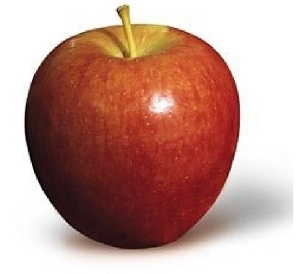
#> input picture Google/bb2.jpg, 300 x 274 px
$ python CekModelRF.py   (Python 2 division)
#> lines starting #> are read from the running program, lines starting #| are printed output that depends on the picture; after the words box and inside, x2 and y2 are one past the last pixel; in counts of white or black regions, pixels touching at a corner belong together
### tools.py
import numpy as np
import cv2

def CentreClass(b, g, r):
    if b > g:
        if b > r:
            return '0'
        else:
            return '2'
    elif g > b:
        if g > r:
            return '1'
        else:
            return '2'
    elif r > b:
        if r > g:
            return '2'
        else:
            return '1'
    else:
        return '2'


def Energy(coeffs, k):
    return np.sqrt(np.sum(np.array(coeffs[-k]) ** 2)) / len(coeffs[-k])

### CekModelRF.py
import pywt
import numpy as np
import cv2
import pandas as pd
import matplotlib
import matplotlib.pyplot as plt
import glob
import os
import random
from sklearn.preprocessing import StandardScaler
from sklearn.ensemble import RandomForestClassifier
from sklearn.model_selection import train_test_split
from sklearn.metrics import accuracy_score
from sklearn.metrics.cluster import entropy
from sklearn import svm
import cPickle
import tools

### Load Image
img = cv2.imread("Google/bb2.jpg")
#> img is the input picture: shape (274, 300, 3); mean B, G, R 144.2, 153.4, 193.4
img = cv2.resize(img, (70, 70))
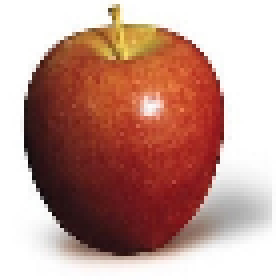
#> img: shape (70, 70, 3) (shown 4 times larger); mean B, G, R 144.1, 153.4, 193.4
img = cv2.cvtColor(img, cv2.COLOR_RGB2BGR)
X_te = []

gray_img = cv2.cvtColor(img, cv2.COLOR_BGR2GRAY)
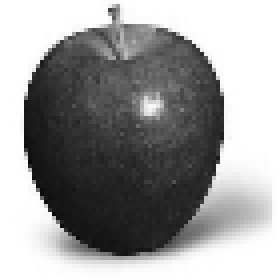
#> gray_img: shape (70, 70) (shown 4 times larger); min 8, max 255, mean 155.2
row,col = gray_img.shape
#> row = 70; col = 70
canvas = np.zeros((col, row, 1), np.uint8)
for i in range(row):
    for j in range(col):
        if gray_img[i][j] < 220:
            canvas.itemset((i, j, 0), 255)
        else:
            canvas.itemset((i, j, 0), 0)
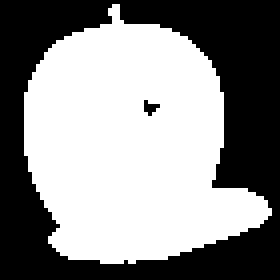
#> canvas: shape (70, 70, 1) (shown 4 times larger); 54.8% white; 2 black regions (1 under 20 px), largest, box (x1, y1, x2, y2) and area: (0, 0, 70, 70) 2206

kernel = np.ones((3,3),np.uint8)
canvas = cv2.morphologyEx(canvas, cv2.MORPH_CLOSE, kernel)

for i in range(row):
    for j in range(col):
        b,g,r = img[i][j]
        if canvas[i][j] == 255:
            img.itemset((i, j, 0), b)
            img.itemset((i, j, 1), g)
            img.itemset((i, j, 2), r)
        else:
            img.itemset((i, j, 0), 0)
            img.itemset((i, j, 1), 0)
            img.itemset((i, j, 2), 0)
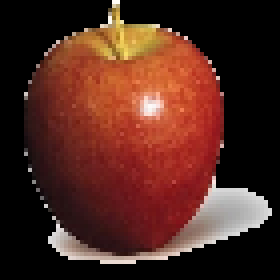
#> img: shape (70, 70, 3) (shown 4 times larger); mean R, G, B 80.1, 40.2, 31.2

hsv_img = cv2.cvtColor(img, cv2.COLOR_BGR2HSV)
#> hsv_img: shape (70, 70, 3); mean H, S, V 61.2, 88.4, 80.1
rgb_means, rgb_std = cv2.meanStdDev(img)
#> rgb_means = [80.07, 40.24, 31.16]; rgb_std = [82.86, 55.79, 47.65]
hsv_means, hsv_std = cv2.meanStdDev(hsv_img)
#> hsv_means = [61.24, 88.41, 80.07]; hsv_std = [57.82, 91.5, 82.86]

gray_img = cv2.cvtColor(img, cv2.COLOR_BGR2GRAY)
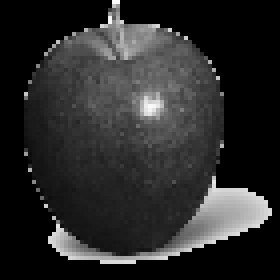
#> gray_img: shape (70, 70) (shown 4 times larger); min 0, max 252, mean 42.1
coeff = pywt.dwt2(gray_img, "haar")  # ---- Dekomposisi lv 1
LL, (LH, HL, HH) = coeff
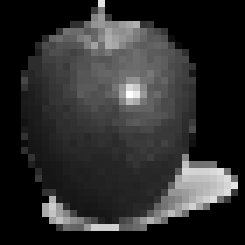
#> LL: shape (35, 35) float64 (shown 7 times larger); min 0, max 477.5, mean 84.1; drawn with min black and max white
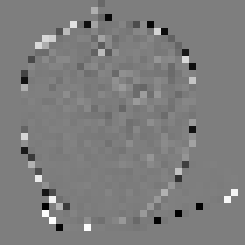
#> HH: shape (35, 35) float64 (shown 7 times larger); min -112.5, max 115, mean -0.1; drawn with min black and max white
Energy = (LH**2 + HL**2 + HH**2).sum()/img.size
#> Energy = 139.2
Entropy = entropy(gray_img)
#> Entropy = 3.43

b, g, r = img[row/2-1,col/2-1]
#> b = 177; g = 62; r = 42
center_code = tools.CentreClass(b,g,r)
#> center_code = '0'
X_te.append([rgb_means[2], rgb_means[1], rgb_means[0],
            rgb_std[2], rgb_std[1], rgb_std[0],
            hsv_means[2], hsv_means[1], hsv_means[0],
            hsv_std[2], hsv_std[1], hsv_std[0],
            Energy, Entropy])

### Load Model
with open('models/clfRF70-12-g-wcc.pkl', 'rb') as file:
#> (reads models/clfRF70-12-g-wcc.pkl from the repository)
#> (the run stopped early here; a loop or call above may not have finished)
